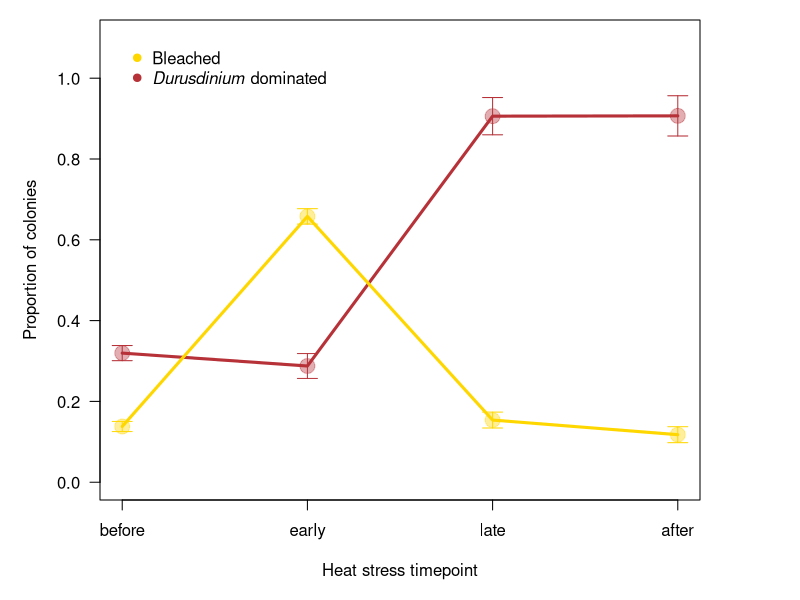
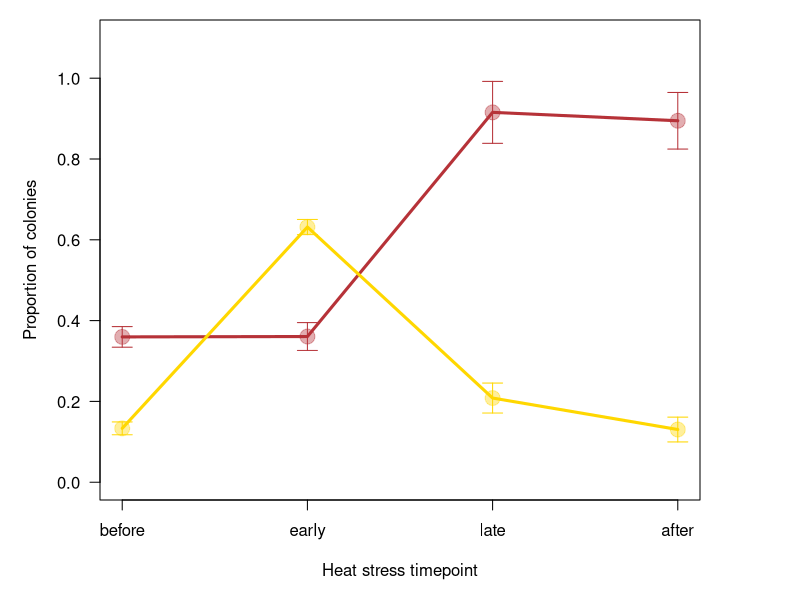

Here is the R script that generated these plots, in order:

####This script is to make the figures showing proportion of colonies bleaching versus 
###dominated by Durusdinium
###By Sam Starko - Mar 12, 2020


library(ggplot2)
library(tidyverse)
library(readxl)

##Function to make colours semi-transparent; this function is from the "bayou" package which has some functions that conflict with the tidyverse package and so this is loaded in manually
makeTransparent <- function (someColor, alpha = 100)
{
  newColor <- col2rgb(someColor)
  apply(newColor, 2, function(curcoldata) {
    rgb(red = curcoldata[1], green = curcoldata[2], blue = curcoldata[3],
        alpha = alpha, maxColorValue = 255)
  })
}


##Platygyra
##Import data and subset
switch<-read_excel("data/Logistic_regression_data/LogisticData.xlsx")
switch<-subset(switch,Coral_Species=="Platygyra" )
switch$ProportionD_before<-as.numeric(switch$ProportionD_before)
switch$ProportionD_early<-as.numeric(switch$ProportionD_2015c)
switch$Proportion_late<-as.numeric(switch$ProportionD_2016a)
switch$Proportion_after<-as.numeric(switch$ProportionD_after)

## Calculate n
n_platy_pD <- c(switch$ProportionD_before,switch$ProportionD_early,
  switch$Proportion_late,switch$Proportion_after)
n_platy_pD <- n_platy_pD[!is.na(n_platy_pD)]

switch$Bleached_before<-as.numeric(switch$Bleached_before)
switch$Bleached_early<-as.numeric(switch$Bleached_2015C)
switch$Bleached_late<-as.numeric(switch$Bleached_2016a)
switch$Bleached_after<-as.numeric(switch$Bleached_after)

## Calculate n
n_platy_B <- c(switch$Bleached_before,switch$Bleached_early,
               switch$Bleached_late,switch$Bleached_after)
n_platy_B <- n_platy_B[!is.na(n_platy_B)]

avg.Dbefore<-switch$ProportionD_before %>% as.numeric() %>% mean(,na.rm=TRUE)
avg.Dearly<-switch$ProportionD_early %>% as.numeric() %>% mean(,na.rm=TRUE)
avg.Dlate<-switch$Proportion_late %>% as.numeric() %>% mean(,na.rm=TRUE)
avg.Dafter<-switch$Proportion_after %>% as.numeric() %>% mean(,na.rm=TRUE)
avg.Bleach_before<-switch$Bleached_before %>% as.numeric() %>% mean(,na.rm=TRUE)
avg.Bleach_early<-switch$Bleached_early %>% as.numeric() %>% mean(,na.rm=TRUE)
avg.Bleach_late<-switch$Bleached_late %>% as.numeric() %>% mean(,na.rm=TRUE)
avg.Bleach_after<-switch$Bleached_after %>% as.numeric() %>% mean(,na.rm=TRUE)

n<-length(switch$ProportionD_before[!is.na(switch$ProportionD_before)])
SE.Dbefore<-sqrt(avg.Dbefore/n*(1-(avg.Dbefore/n))/n)

n<-length(switch$ProportionD_early[!is.na(switch$ProportionD_early)])
SE.Dearly<-sqrt(avg.Dearly/n*(1-(avg.Dearly/n))/n)

n<-length(switch$Proportion_late[!is.na(switch$Proportion_late)])
SE.Dlate<-sqrt(avg.Dlate/n*(1-(avg.Dlate/n))/n)

n<-length(switch$Proportion_after[!is.na(switch$Proportion_after)])
SE.Dafter<-sqrt(avg.Dafter/n*(1-(avg.Dafter/n))/n)

Timepoint<-c("before","early","late","after") %>% factor(levels=c("before","early","late","after"))
Average<-c(avg.Dbefore,avg.Dearly,avg.Dlate, avg.Dafter)
SE<-c(SE.Dbefore,SE.Dearly, SE.Dlate, SE.Dafter)

Durusdinium.df<-data.frame(Timepoint,Average, SE)


n<-length(switch$Bleached_before[!is.na(switch$Bleached_before)])
SE.Bleached_before<-sqrt(avg.Bleach_before/n*(1-(avg.Bleach_before/n))/n)

n<-length(switch$Bleached_early[!is.na(switch$Bleached_early)])
SE.Bleached_early<-sqrt(avg.Bleach_before/n*(1-(avg.Bleach_before/n))/n)

n<-length(switch$Bleached_late[!is.na(switch$Bleached_late)])
SE.Bleached_late<-sqrt(avg.Bleach_late/n*(1-(avg.Bleach_late/n))/n)

n<-length(switch$Bleached_after[!is.na(switch$Bleached_after)])
SE.Bleached_after<-sqrt(avg.Bleach_after/n*(1-(avg.Bleach_after/n))/n)

Timepoint<-c("before","early","late","after") %>% factor(levels=c("before","early","late","after"))
Average<-c(avg.Bleach_before,avg.Bleach_early,avg.Bleach_late, avg.Bleach_after)
SE<-c(SE.Bleached_before,SE.Bleached_early, SE.Bleached_late, SE.Bleached_after)


Bleached.df<-data.frame(Timepoint, Average, SE)


###MAKE PLOT
pdf(file="figures/Figure_3/Figure_3_new_platy.pdf",width=6.75, height=2.6,useDingbats = FALSE)
par(mfrow=c(1,1),mar=c(5,5,1,5))
stripchart(Average~Timepoint, data=Durusdinium.df, pch=19, cex=2, vertical=TRUE, ylim=c(0,1.1),ylab="Proportion of colonies", xlab="Heat stress timepoint", col=makeTransparent("#B63238"), las=1)+
  lines(Average~Timepoint, Durusdinium.df, lwd=3, col="#B63238")+
  arrows(c(1:4), Durusdinium.df$Average-1.96*Durusdinium.df$SE,c(1:4), Durusdinium.df$Average+1.96*Durusdinium.df$SE, length=0.1, angle=90, code=3, col="#B63238")+
  points(Average~Timepoint, data=Bleached.df, pch=19, cex=2, col=makeTransparent("gold"))+
  lines(Average~Timepoint, Bleached.df, lwd=3, col="gold")+
  arrows(c(1:4), Bleached.df$Average-1.96*Bleached.df$SE,c(1:4), Bleached.df$Average+1.96*Bleached.df$SE, length=0.1, angle=90, code=3, col="gold")
legend(c(1,1.1), col=c("gold","#B63238"), pch=c(19,19),  legend=c("Bleached",expression(paste(italic("Durusdinium"), " ","dominated"))),bty="n")
dev.off()


####Favites
##Import and subset data
switch<-read_excel("data/Logistic_regression_data//LogisticData.xlsx")
switch<-subset(switch,Coral_Species=="Favites" )
switch$ProportionD_before<-as.numeric(switch$ProportionD_before)
switch$ProportionD_early<-as.numeric(switch$ProportionD_2015c)
switch$Proportion_late<-as.numeric(switch$ProportionD_2016a)
switch$Proportion_after<-as.numeric(switch$ProportionD_after)

## Calculate n
n_fpenta_pD <- c(switch$ProportionD_before,switch$ProportionD_early,
                 switch$Proportion_late,switch$Proportion_after)
n_fpenta_pD <- n_fpenta_pD[!is.na(n_fpenta_pD)]

switch$Bleached_before<-as.numeric(switch$Bleached_before)
switch$Bleached_early<-as.numeric(switch$Bleached_2015C)
switch$Bleached_late<-as.numeric(switch$Bleached_2016a)
switch$Bleached_after<-as.numeric(switch$Bleached_after)

## Calculate n
n_fpenta_B <- c(switch$Bleached_before,switch$Bleached_early,
               switch$Bleached_late,switch$Bleached_after)
n_fpenta_B <- n_fpenta_B[!is.na(n_fpenta_B)]


avg.Dbefore<-switch$ProportionD_before %>% as.numeric() %>% mean(,na.rm=TRUE)
avg.Dearly<-switch$ProportionD_early %>% as.numeric() %>% mean(,na.rm=TRUE)
avg.Dlate<-switch$Proportion_late %>% as.numeric() %>% mean(,na.rm=TRUE)
avg.Dafter<-switch$Proportion_after %>% as.numeric() %>% mean(,na.rm=TRUE)
avg.Bleach_before<-switch$Bleached_before %>% as.numeric() %>% mean(,na.rm=TRUE)
avg.Bleach_early<-switch$Bleached_early %>% as.numeric() %>% mean(,na.rm=TRUE)
avg.Bleach_late<-switch$Bleached_late %>% as.numeric() %>% mean(,na.rm=TRUE)
avg.Bleach_after<-switch$Bleached_after %>% as.numeric() %>% mean(,na.rm=TRUE)

n<-length(switch$ProportionD_before[!is.na(switch$ProportionD_before)])
SE.Dbefore<-sqrt(avg.Dbefore/n*(1-(avg.Dbefore/n))/n)

n<-length(switch$ProportionD_early[!is.na(switch$ProportionD_early)])
SE.Dearly<-sqrt(avg.Dearly/n*(1-(avg.Dearly/n))/n)

n<-length(switch$Proportion_late[!is.na(switch$Proportion_late)])
SE.Dlate<-sqrt(avg.Dlate/n*(1-(avg.Dlate/n))/n)

n<-length(switch$Proportion_after[!is.na(switch$Proportion_after)])
SE.Dafter<-sqrt(avg.Dafter/n*(1-(avg.Dafter/n))/n)

Timepoint<-c("before","early","late","after") %>% factor(levels=c("before","early","late","after"))
Average<-c(avg.Dbefore,avg.Dearly,avg.Dlate, avg.Dafter)
SE<-c(SE.Dbefore,SE.Dearly, SE.Dlate, SE.Dafter)

Durusdinium.df<-data.frame(Timepoint,Average, SE)



n<-length(switch$Bleached_before[!is.na(switch$Bleached_before)])
SE.Bleached_before<-sqrt(avg.Bleach_before/n*(1-(avg.Bleach_before/n))/n)

n<-length(switch$Bleached_early[!is.na(switch$Bleached_early)])
SE.Bleached_early<-sqrt(avg.Bleach_before/n*(1-(avg.Bleach_before/n))/n)

n<-length(switch$Bleached_late[!is.na(switch$Bleached_late)])
SE.Bleached_late<-sqrt(avg.Bleach_late/n*(1-(avg.Bleach_late/n))/n)

n<-length(switch$Bleached_after[!is.na(switch$Bleached_after)])
SE.Bleached_after<-sqrt(avg.Bleach_after/n*(1-(avg.Bleach_after/n))/n)

Timepoint<-c("before","early","late","after") %>% factor(levels=c("before","early","late","after"))
Average<-c(avg.Bleach_before,avg.Bleach_early,avg.Bleach_late, avg.Bleach_after)
SE<-c(SE.Bleached_before,SE.Bleached_early, SE.Bleached_late, SE.Bleached_after)


Bleached.df<-data.frame(Timepoint, Average, SE)


###MAKE PLOT
pdf(file="figures/Figure_3/Figure_3_new_fpenta.pdf",width=6.75, height=2.6,useDingbats = FALSE)
par(mfrow=c(1,1),mar=c(5,5,1,5))
stripchart(Average~Timepoint, data=Durusdinium.df, pch=19, cex=2, vertical=TRUE, ylim=c(0,1.1),ylab="Proportion of colonies", xlab="Heat stress timepoint", col=makeTransparent("#B63238"), las=1)+
  lines(Average~Timepoint, Durusdinium.df, lwd=3, col="#B63238")+
  arrows(c(1:4), Durusdinium.df$Average-1.96*Durusdinium.df$SE,c(1:4), Durusdinium.df$Average+1.96*Durusdinium.df$SE, length=0.1, angle=90, code=3, col="#B63238")+
  points(Average~Timepoint, data=Bleached.df, pch=19, cex=2, col=makeTransparent("gold"))+
  lines(Average~Timepoint, Bleached.df, lwd=3, col="gold")+
  arrows(c(1:4), Bleached.df$Average-1.96*Bleached.df$SE,c(1:4), Bleached.df$Average+1.96*Bleached.df$SE, length=0.1, angle=90, code=3, col="gold")
dev.off()

           